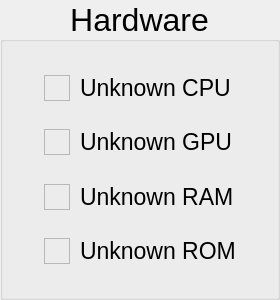
                 <widget class="QGroupBox" name="groupBox_Hardware">
                  <property name="sizePolicy">
                   <sizepolicy hsizetype="Expanding" vsizetype="Preferred">
                    <horstretch>0</horstretch>
                    <verstretch>0</verstretch>
                   </sizepolicy>
                  </property>
                  <property name="minimumSize">
                   <size>
                    <width>280</width>
                    <height>300</height>
                   </size>
                  </property>
                  <property name="maximumSize">
                   <size>
                    <width>999999</width>
                    <height>300</height>
                   </size>
                  </property>
                  <property name="font">
                   <font>
                    <pointsize>24</pointsize>
                   </font>
                  </property>
                  <property name="title">
                   <string>Hardware</string>
                  </property>
                  <property name="alignment">
                   <set>Qt::AlignCenter</set>
                  </property>
                  <property name="flat">
                   <bool>false</bool>
                  </property>
                  <layout class="QGridLayout" name="gridLayout_11">
                   <property name="leftMargin">
                    <number>5</number>
                   </property>
                   <property name="topMargin">
                    <number>5</number>
                   </property>
                   <property name="rightMargin">
                    <number>5</number>
                   </property>
                   <property name="bottomMargin">
                    <number>5</number>
                   </property>
                   <property name="spacing">
                    <number>0</number>
                   </property>
                   <item row="1" column="0">
                    <spacer name="verticalSpacer_59">
                     <property name="orientation">
                      <enum>Qt::Vertical</enum>
                     </property>
                     <property name="sizeHint" stdset="0">
                      <size>
                       <width>20</width>
                       <height>9</height>
                      </size>
                     </property>
                    </spacer>
                   </item>
                   <item row="0" column="0">
                    <layout class="QHBoxLayout" name="horizontalLayout_49">
                     <property name="spacing">
                      <number>0</number>
                     </property>
                     <item>
                      <spacer name="horizontalSpacer_93">
                       <property name="orientation">
                        <enum>Qt::Horizontal</enum>
                       </property>
                       <property name="sizeType">
                        <enum>QSizePolicy::MinimumExpanding</enum>
                       </property>
                       <property name="sizeHint" stdset="0">
                        <size>
                         <width>28</width>
                         <height>20</height>
                        </size>
                       </property>
                      </spacer>
                     </item>
                     <item>
                      <layout class="QVBoxLayout" name="verticalLayout_18">
                       <property name="spacing">
                        <number>0</number>
                       </property>
                       <item>
                        <spacer name="verticalSpacer_50">
                         <property name="orientation">
                          <enum>Qt::Vertical</enum>
                         </property>
                         <property name="sizeHint" stdset="0">
                          <size>
                           <width>20</width>
                           <height>40</height>
                          </size>
                         </property>
                        </spacer>
                       </item>
                       <item>
                        <widget class="QFrame" name="frame_Hardware_cpu">
                         <property name="sizePolicy">
                          <sizepolicy hsizetype="Fixed" vsizetype="Fixed">
                           <horstretch>0</horstretch>
                           <verstretch>0</verstretch>
                          </sizepolicy>
                         </property>
                         <property name="minimumSize">
                          <size>
                           <width>26</width>
                           <height>26</height>
                          </size>
                         </property>
                         <property name="maximumSize">
                          <size>
                           <width>26</width>
                           <height>26</height>
                          </size>
                         </property>
                         <property name="frameShape">
                          <enum>QFrame::StyledPanel</enum>
                         </property>
                         <property name="frameShadow">
                          <enum>QFrame::Raised</enum>
                         </property>
                        </widget>
                       </item>
                       <item>
                        <spacer name="verticalSpacer_46">
                         <property name="orientation">
                          <enum>Qt::Vertical</enum>
                         </property>
                         <property name="sizeHint" stdset="0">
                          <size>
                           <width>20</width>
                           <height>40</height>
                          </size>
                         </property>
                        </spacer>
                       </item>
                       <item>
                        <widget class="QFrame" name="frame_Hardware_gpu">
                         <property name="sizePolicy">
                          <sizepolicy hsizetype="Fixed" vsizetype="Fixed">
                           <horstretch>0</horstretch>
                           <verstretch>0</verstretch>
                          </sizepolicy>
                         </property>
                         <property name="minimumSize">
                          <size>
                           <width>26</width>
                           <height>26</height>
                          </size>
                         </property>
                         <property name="maximumSize">
                          <size>
                           <width>26</width>
                           <height>26</height>
                          </size>
                         </property>
                         <property name="frameShape">
                          <enum>QFrame::StyledPanel</enum>
                         </property>
                         <property name="frameShadow">
                          <enum>QFrame::Raised</enum>
                         </property>
                        </widget>
                       </item>
                       <item>
                        <spacer name="verticalSpacer_45">
                         <property name="orientation">
                          <enum>Qt::Vertical</enum>
                         </property>
                         <property name="sizeHint" stdset="0">
                          <size>
                           <width>20</width>
                           <height>40</height>
                          </size>
                         </property>
                        </spacer>
                       </item>
                       <item>
                        <widget class="QFrame" name="frame_Hardware_ram">
                         <property name="sizePolicy">
                          <sizepolicy hsizetype="Fixed" vsizetype="Fixed">
                           <horstretch>0</horstretch>
                           <verstretch>0</verstretch>
                          </sizepolicy>
                         </property>
                         <property name="minimumSize">
                          <size>
                           <width>26</width>
                           <height>26</height>
                          </size>
                         </property>
                         <property name="maximumSize">
                          <size>
                           <width>26</width>
                           <height>26</height>
                          </size>
                         </property>
                         <property name="frameShape">
                          <enum>QFrame::StyledPanel</enum>
                         </property>
                         <property name="frameShadow">
                          <enum>QFrame::Raised</enum>
                         </property>
                        </widget>
                       </item>
                       <item>
                        <spacer name="verticalSpacer_44">
                         <property name="orientation">
                          <enum>Qt::Vertical</enum>
                         </property>
                         <property name="sizeHint" stdset="0">
                          <size>
                           <width>20</width>
                           <height>40</height>
                          </size>
                         </property>
                        </spacer>
                       </item>
                       <item>
                        <widget class="QFrame" name="frame_Hardware_rom">
                         <property name="sizePolicy">
                          <sizepolicy hsizetype="Fixed" vsizetype="Fixed">
                           <horstretch>0</horstretch>
                           <verstretch>0</verstretch>
                          </sizepolicy>
                         </property>
                         <property name="minimumSize">
                          <size>
                           <width>26</width>
                           <height>26</height>
                          </size>
                         </property>
                         <property name="maximumSize">
                          <size>
                           <width>26</width>
                           <height>26</height>
                          </size>
                         </property>
                         <property name="frameShape">
                          <enum>QFrame::StyledPanel</enum>
                         </property>
                         <property name="frameShadow">
                          <enum>QFrame::Raised</enum>
                         </property>
                        </widget>
                       </item>
                       <item>
                        <spacer name="verticalSpacer_43">
                         <property name="orientation">
                          <enum>Qt::Vertical</enum>
                         </property>
                         <property name="sizeHint" stdset="0">
                          <size>
                           <width>20</width>
                           <height>40</height>
                          </size>
                         </property>
                        </spacer>
                       </item>
                      </layout>
                     </item>
                     <item>
                      <spacer name="horizontalSpacer_72">
                       <property name="orientation">
                        <enum>Qt::Horizontal</enum>
                       </property>
                       <property name="sizeType">
                        <enum>QSizePolicy::Preferred</enum>
                       </property>
                       <property name="sizeHint" stdset="0">
                        <size>
                         <width>10</width>
                         <height>20</height>
                        </size>
                       </property>
                      </spacer>
                     </item>
                     <item>
                      <layout class="QVBoxLayout" name="verticalLayout_19">
                       <property name="spacing">
                        <number>0</number>
                       </property>
                       <item>
                        <spacer name="verticalSpacer_41">
                         <property name="orientation">
                          <enum>Qt::Vertical</enum>
                         </property>
                         <property name="sizeHint" stdset="0">
                          <size>
                           <width>20</width>
                           <height>40</height>
                          </size>
                         </property>
                        </spacer>
                       </item>
                       <item>
                        <widget class="QLabel" name="label_Hardware_cpu">
                         <property name="font">
                          <font>
                           <pointsize>17</pointsize>
                          </font>
                         </property>
                         <property name="text">
                          <string>Unknown CPU</string>
                         </property>
                         <property name="alignment">
                          <set>Qt::AlignLeading|Qt::AlignLeft|Qt::AlignVCenter</set>
                         </property>
                        </widget>
                       </item>
                       <item>
                        <spacer name="verticalSpacer_47">
                         <property name="orientation">
                          <enum>Qt::Vertical</enum>
                         </property>
                         <property name="sizeHint" stdset="0">
                          <size>
                           <width>20</width>
                           <height>40</height>
                          </size>
                         </property>
                        </spacer>
                       </item>
                       <item>
                        <widget class="QLabel" name="label_Hardware_gpu">
                         <property name="font">
                          <font>
                           <pointsize>17</pointsize>
                          </font>
                         </property>
                         <property name="text">
                          <string>Unknown GPU</string>
                         </property>
                         <property name="alignment">
                          <set>Qt::AlignLeading|Qt::AlignLeft|Qt::AlignVCenter</set>
                         </property>
                        </widget>
                       </item>
                       <item>
                        <spacer name="verticalSpacer_48">
                         <property name="orientation">
                          <enum>Qt::Vertical</enum>
                         </property>
                         <property name="sizeHint" stdset="0">
                          <size>
                           <width>20</width>
                           <height>40</height>
                          </size>
                         </property>
                        </spacer>
                       </item>
                       <item>
                        <widget class="QLabel" name="label_Hardware_ram">
                         <property name="font">
                          <font>
                           <pointsize>17</pointsize>
                          </font>
                         </property>
                         <property name="text">
                          <string>Unknown RAM</string>
                         </property>
                         <property name="alignment">
                          <set>Qt::AlignLeading|Qt::AlignLeft|Qt::AlignVCenter</set>
                         </property>
                        </widget>
                       </item>
                       <item>
                        <spacer name="verticalSpacer_49">
                         <property name="orientation">
                          <enum>Qt::Vertical</enum>
                         </property>
                         <property name="sizeHint" stdset="0">
                          <size>
                           <width>20</width>
                           <height>40</height>
                          </size>
                         </property>
                        </spacer>
                       </item>
                       <item>
                        <widget class="QLabel" name="label_Hardware_rom">
                         <property name="font">
                          <font>
                           <pointsize>17</pointsize>
                          </font>
                         </property>
                         <property name="text">
                          <string>Unknown ROM</string>
                         </property>
                         <property name="alignment">
                          <set>Qt::AlignLeading|Qt::AlignLeft|Qt::AlignVCenter</set>
                         </property>
                        </widget>
                       </item>
                       <item>
                        <spacer name="verticalSpacer_42">
                         <property name="orientation">
                          <enum>Qt::Vertical</enum>
                         </property>
                         <property name="sizeHint" stdset="0">
                          <size>
                           <width>20</width>
                           <height>40</height>
                          </size>
                         </property>
                        </spacer>
                       </item>
                      </layout>
                     </item>
                     <item>
                      <spacer name="horizontalSpacer_94">
                       <property name="orientation">
                        <enum>Qt::Horizontal</enum>
                       </property>
                       <property name="sizeType">
                        <enum>QSizePolicy::MinimumExpanding</enum>
                       </property>
                       <property name="sizeHint" stdset="0">
                        <size>
                         <width>28</width>
                         <height>20</height>
                        </size>
                       </property>
                      </spacer>
                     </item>
                    </layout>
                   </item>
                  </layout>
                 </widget>
